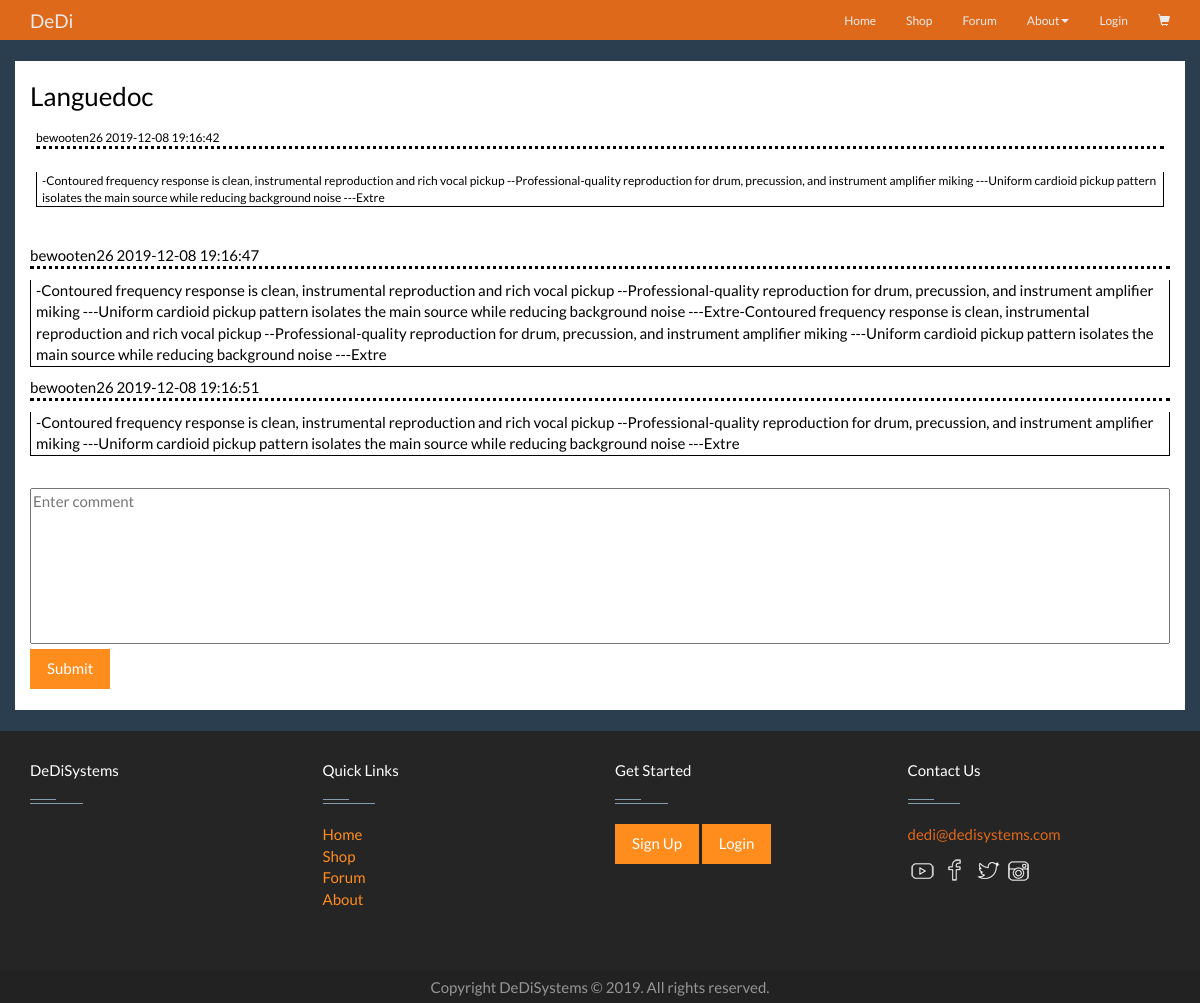
The page /index.php?action=viewThread&id=34 on the database its author committed.
### tables this page shows
CREATE TABLE `thread` (
  `threadId` int(11) NOT NULL,
  `author` varchar(50) NOT NULL,
  `time` timestamp NOT NULL DEFAULT CURRENT_TIMESTAMP,
  `subject` varchar(75) NOT NULL,
  `body` varchar(4000) NOT NULL,
  `numPosts` int(11) NOT NULL,
  `lastPost` datetime NOT NULL
);

CREATE TABLE `post` (
  `postId` int(11) NOT NULL,
  `threadId` int(11) NOT NULL,
  `body` varchar(4000) NOT NULL,
  `author` varchar(40) NOT NULL,
  `time` timestamp NOT NULL DEFAULT CURRENT_TIMESTAMP ON UPDATE CURRENT_TIMESTAMP
);

### model/thread_db.php (called while the page is built, shortened)
<?php
require('thread.php');
class thread_db{
    public static function get_thread_byId($id){
        $db = Database::getDB();
        $query = 'SELECT * from thread
                  WHERE threadId = :id
                 ';
        $statement = $db->prepare($query);
        $statement->bindValue(':id', $id);
         $statement->execute();
         $row= $statement->fetch();
         $thread= new thread($row['threadId'], $row['author'], $row['time'], $row['subject'], $row['body'], $row['numPosts']);
         return $thread;
    }
}

### model/thread.php (called while the page is built, shortened)
<?php
class thread {
    private $id, $author, $time, $subject, $body, $posts;
    public function __construct($id, $author, $time, $subject, $body, $posts) {
        $this->subject = $subject;
    }
    function getSubject() {
        return $this->subject;
    }
}

### model/post_db.php (called while the page is built, shortened)
<?php
require('post.php');
class post_db {
    public static function get_posts_by_threadId($id) {
        $db = Database::getDB();
        $query = 'SELECT * from post
                  WHERE threadId = :id
                 ';
        $statement = $db->prepare($query);
        $statement->bindValue(':id', $id);
        $statement->execute();
        $rows = $statement->fetchAll();
        $posts = [];
        if ($statement->rowCount() > 0){
            foreach ($rows as $value) {
            $posts[$value['postId']] = new post($value['postId'], $value['threadId'], $value['body'], $value['author'], $value['time']);
        }
        return $posts;
        }else{
            return false;
        }
    }
}

### model/post.php (called while the page is built, shortened)
<?php
class post {
    private $id, $threadId, $body, $author, $time;
    public function __construct($id,$threadId, $body,$author, $time) {
        $this->author = $author;
        $this->time = $time;
        $this->body = $body;
    }
    function getBody() {
        return $this->body;
    }
    function getAuthor() {
        return $this->author;
    }
    function getTime() {
        return $this->time;
    }
}

### view/viewThread.php (the view, shortened to what this page needs)
<!DOCTYPE html>
<html>
    <head>
        <?php include('css\css.php'); ?>
    </head>
    <body>
        <?php include ('nav.php'); ?> <br>
        <div class="container" id='white'>
            <h3><?php echo $thread->getSubject(); ?></h3>
            <?php if ($posts != false) { ?>
<table class="table " >
                <?php foreach ($posts as $p) : ?>
                        <tr>
                            <td><p class="over" id='postTop'><?php echo $p->getAuthor() . "    " . $p->getTime(); ?></p></td>
                        </tr>
                        <tr>
                                    <td><p class="over" id="border"><?php echo $p->getBody(); ?></p></td>
                        </tr>
                    </table>
                <?php endforeach; ?>
            <?php } ?>
            <br>
            <form action="index.php" method="post">
                <textarea id="body" name="body" rows="7" style="width:100%;  resize: none" placeholder="<?php echo $postError ?>"></textarea>
                <button type="submit" class="btn btn-default">Submit</button><br>
            </form>
            <br>
        </div>
        <br>
        <footer class="footer">
            <?php include('./footer.php'); ?>
        </footer>
    </body>
</html>

### css/custom.css (style rules this page uses)
#white { background-color: white; color:black; }
.footer { position: relative; bottom: 0; width: 100%; height: 75px; }
body { min-height: 400px; margin-bottom: 100px; clear: both; }
#border { border-bottom: 1px solid black; border-left: 1px solid black; border-right: 1px solid black; padding-left: 5px; }
.over { overflow-wrap: break-word; word-wrap: normal; hyphens: auto; }
#postTop { border-bottom: 3px dotted black; }
.btn { background-color: #ff8d1e; color:#fff; }

### rows shown on the page
thread: subject "Languedoc"
post: author "bewooten26", time "2019-12-08 19:16:42", body "-Contoured frequency response is clean, instrumental reproduction and rich vocal pickup --Professional-quality reproduction for drum, precussion, and instrument amplifier miking ---Uniform cardioid pickup pattern isolates the main source while reducing background noise ---Extre"
post: author "bewooten26", time "2019-12-08 19:16:47", body "-Contoured frequency response is clean, instrumental reproduction and rich vocal pickup --Professional-quality reproduction for drum, precussion, and instrument amplifier miking ---Uniform cardioid pickup pattern isolates the main source while reducing background noise ---Extre-Contoured frequency response is clean, instrumental reproduction and rich vocal pickup --Professional-quality reproduction for drum, precussion, and instrument amplifier miking ---Uniform cardioid pickup pattern isolates the main source while reducing background noise ---Extre"
post: author "bewooten26", time "2019-12-08 19:16:51", body "-Contoured frequency response is clean, instrumental reproduction and rich vocal pickup --Professional-quality reproduction for drum, precussion, and instrument amplifier miking ---Uniform cardioid pickup pattern isolates the main source while reducing background noise ---Extre"
